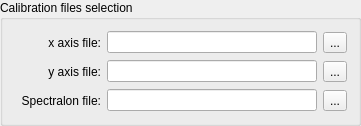
  <widget class="QGroupBox" name="groupBoxCalibrationSelection">
   <property name="geometry">
    <rect>
     <x>30</x>
     <y>230</y>
     <width>361</width>
     <height>122</height>
    </rect>
   </property>
   <property name="title">
    <string>Calibration files selection</string>
   </property>
   <layout class="QVBoxLayout" name="verticalLayout_4">
    <item>
     <layout class="QVBoxLayout" name="verticalLayout_3">
      <item>
       <layout class="QHBoxLayout" name="horizontalLayout">
        <item>
         <widget class="QLabel" name="labelXaxisFile">
          <property name="sizePolicy">
           <sizepolicy hsizetype="Maximum" vsizetype="Preferred">
            <horstretch>0</horstretch>
            <verstretch>0</verstretch>
           </sizepolicy>
          </property>
          <property name="minimumSize">
           <size>
            <width>87</width>
            <height>23</height>
           </size>
          </property>
          <property name="layoutDirection">
           <enum>Qt::LeftToRight</enum>
          </property>
          <property name="frameShadow">
           <enum>QFrame::Plain</enum>
          </property>
          <property name="text">
           <string>x axis file:</string>
          </property>
          <property name="textFormat">
           <enum>Qt::MarkdownText</enum>
          </property>
          <property name="alignment">
           <set>Qt::AlignRight|Qt::AlignTrailing|Qt::AlignVCenter</set>
          </property>
         </widget>
        </item>
        <item>
         <widget class="QLineEdit" name="lineEditXaxisFile">
          <property name="minimumSize">
           <size>
            <width>200</width>
            <height>20</height>
           </size>
          </property>
          <property name="alignment">
           <set>Qt::AlignRight|Qt::AlignTrailing|Qt::AlignVCenter</set>
          </property>
          <property name="readOnly">
           <bool>true</bool>
          </property>
         </widget>
        </item>
        <item>
         <widget class="QToolButton" name="toolButtonXaxisFileSelect">
          <property name="text">
           <string>...</string>
          </property>
         </widget>
        </item>
       </layout>
      </item>
      <item>
       <layout class="QHBoxLayout" name="horizontalLayout_3">
        <item>
         <widget class="QLabel" name="labelYaxisFile">
          <property name="sizePolicy">
           <sizepolicy hsizetype="Maximum" vsizetype="Preferred">
            <horstretch>0</horstretch>
            <verstretch>0</verstretch>
           </sizepolicy>
          </property>
          <property name="minimumSize">
           <size>
            <width>87</width>
            <height>23</height>
           </size>
          </property>
          <property name="layoutDirection">
           <enum>Qt::LeftToRight</enum>
          </property>
          <property name="frameShadow">
           <enum>QFrame::Plain</enum>
          </property>
          <property name="text">
           <string>y axis file:</string>
          </property>
          <property name="textFormat">
           <enum>Qt::MarkdownText</enum>
          </property>
          <property name="alignment">
           <set>Qt::AlignRight|Qt::AlignTrailing|Qt::AlignVCenter</set>
          </property>
         </widget>
        </item>
        <item>
         <widget class="QLineEdit" name="lineEditYaxisFile">
          <property name="minimumSize">
           <size>
            <width>200</width>
            <height>20</height>
           </size>
          </property>
          <property name="alignment">
           <set>Qt::AlignRight|Qt::AlignTrailing|Qt::AlignVCenter</set>
          </property>
          <property name="readOnly">
           <bool>true</bool>
          </property>
         </widget>
        </item>
        <item>
         <widget class="QToolButton" name="toolButtonYaxisFileSelect">
          <property name="text">
           <string>...</string>
          </property>
         </widget>
        </item>
       </layout>
      </item>
      <item>
       <layout class="QHBoxLayout" name="horizontalLayout_4">
        <item>
         <widget class="QLabel" name="labelXaxisFile_2">
          <property name="sizePolicy">
           <sizepolicy hsizetype="Maximum" vsizetype="Preferred">
            <horstretch>0</horstretch>
            <verstretch>0</verstretch>
           </sizepolicy>
          </property>
          <property name="minimumSize">
           <size>
            <width>87</width>
            <height>23</height>
           </size>
          </property>
          <property name="layoutDirection">
           <enum>Qt::LeftToRight</enum>
          </property>
          <property name="frameShadow">
           <enum>QFrame::Plain</enum>
          </property>
          <property name="text">
           <string>Spectralon file:</string>
          </property>
          <property name="textFormat">
           <enum>Qt::MarkdownText</enum>
          </property>
          <property name="alignment">
           <set>Qt::AlignRight|Qt::AlignTrailing|Qt::AlignVCenter</set>
          </property>
         </widget>
        </item>
        <item>
         <widget class="QLineEdit" name="lineEditSpectralonFile">
          <property name="minimumSize">
           <size>
            <width>200</width>
            <height>20</height>
           </size>
          </property>
          <property name="alignment">
           <set>Qt::AlignRight|Qt::AlignTrailing|Qt::AlignVCenter</set>
          </property>
          <property name="readOnly">
           <bool>true</bool>
          </property>
         </widget>
        </item>
        <item>
         <widget class="QToolButton" name="toolButtonSpectralonFileSelect">
          <property name="text">
           <string>...</string>
          </property>
         </widget>
        </item>
       </layout>
      </item>
     </layout>
    </item>
   </layout>
  </widget>
